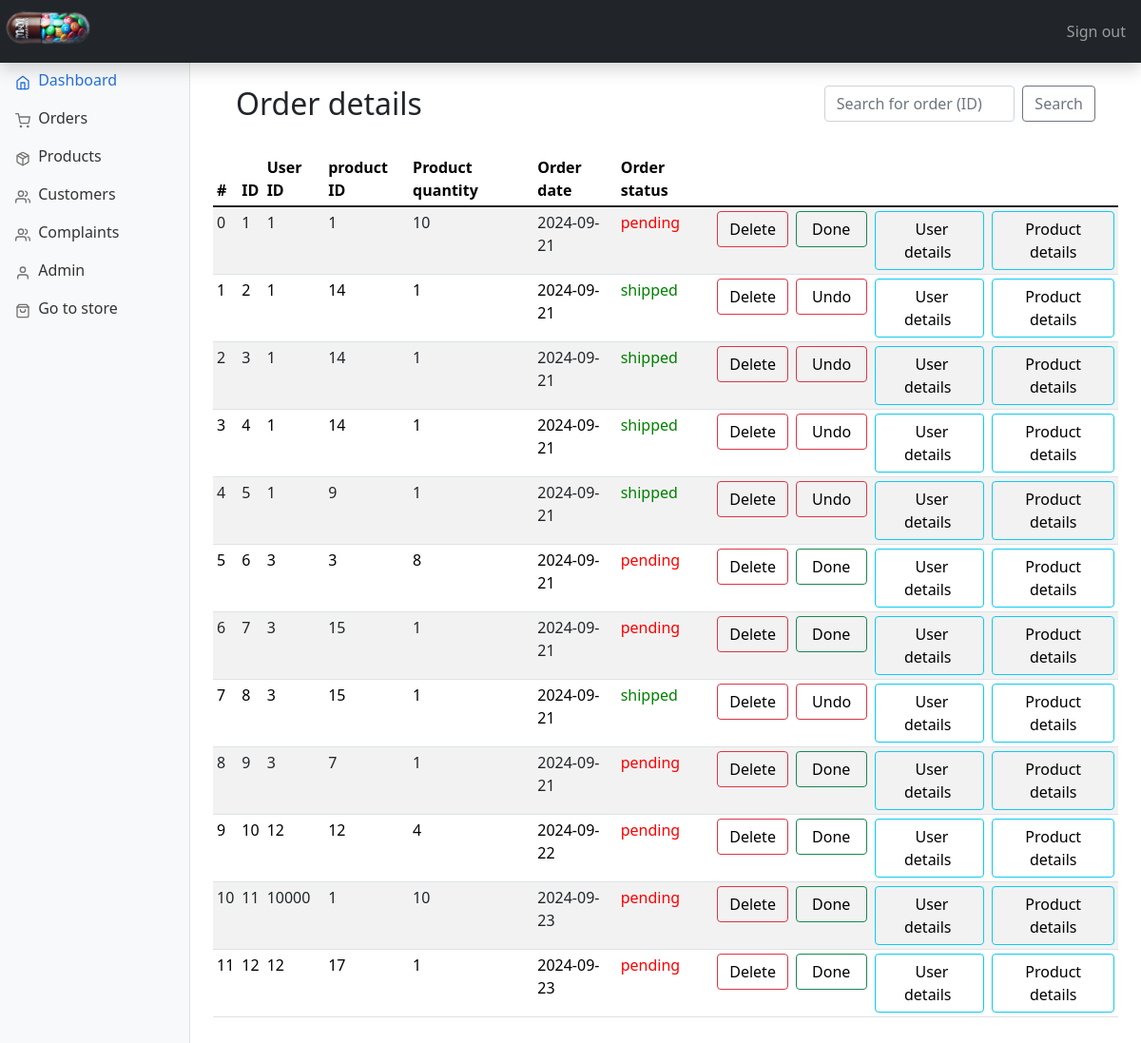
The page /admin/orders.php (signed in) on the database its author committed.
### tables this page shows
CREATE TABLE `orders` (
  `order_id` int(5) NOT NULL,
  `pdt_id` int(11) NOT NULL,
  `user_id` int(5) NOT NULL,
  `order_quantity` int(3) NOT NULL,
  `order_date` date NOT NULL,
  `order_status` int(1) NOT NULL,
  `complain` text DEFAULT NULL
);

### admin/includes/functions.php (called while the page is built, shortened)
<?php
$connection = mysqli_connect("localhost", "root", "", "m&m pharmacy");
function query($query)
{
    global $connection;
    $run = mysqli_query($connection, $query);
    $data = [];
    if ($run && mysqli_num_rows($run) > 0) {
        while ($row = $run->fetch_assoc()) {
            $data[] = $row;
        }
        return $data;
    } else {
        return [];
    }
}
function all_orders()
{
    $query = "SELECT * FROM orders";
    $data = query($query);
    return $data;
}

### admin/orders.php (the view, shortened to what this page needs)
<?php
include "includes/head.php";
?>
<body>
    <?php
    include "includes/header.php"
    ?>
    <?php
    include "includes/sidebar.php";
    ?>
    <main class="col-md-9 ms-sm-auto col-lg-10 px-md-4">
        <div class="container">
            <div class="row align-items-start">
                <div class="col">
                    <br>
                    <h2>Order details</h2>
                    <br>
                </div>
                <div class="col">
                    <br>
                    <form class="d-flex" method="GET" action="orders.php">
                        <input class="form-control me-2 col" type="search" name="search_order_id" placeholder="Search for order (ID)" aria-label="Search">
                        <button class="btn btn-outline-secondary" type="submit" name="search_order" value="search">Search</button>
                    </form>
                    <br>
                </div>
            </div>
        </div>
        <div class="table-responsive">
            <table class="table table-striped table-sm">
                <thead>
                    <tr>
                        <th scope="col">#</th>
                        <th scope="col">ID</th>
                        <th scope="col">User ID</th>
                        <th scope="col">product ID</th>
                        <th scope="col">Product quantity</th>
                        <th scope="col">Order date</th>
                        <th scope="col">Order status</th>
                </thead>
                <tbody>
                    <?php
                    $data = all_orders();
                    $num = sizeof($data);
                    for ($i = 0; $i < $num; $i++) {
                    ?>
                        <tr>
                            <td><?php echo $i ?></td>
                            <td><?php echo $data[$i]['order_id'] ?></td>
                            <td><?php echo $data[$i]['user_id'] ?></td>
                            <td><?php echo $data[$i]['pdt_id'] ?></td>
                            <td><?php echo $data[$i]['order_quantity'] ?></td>
                            <td><?php echo $data[$i]['order_date'] ?></td>
                            <?php if ($data[$i]['order_status'] == 1) {
                            ?>
                                <td style="color: green;">
                                    shipped
                                </td>
                            <?php
                            } else {
                            ?>
                                <td style="color: red;">
                                    pending
                                </td>
                            <?php
                            }
                            ?>
                            <td>
                                <button type="button" class="btn  btn-outline-danger"><a style="text-decoration: none; color:black;" href="orders.php?delete=<?php echo $data[$i]['order_id'] ?>">Delete</a></button>
                            </td>
                            <?php if ($data[$i]['order_status'] == 1) {
                            ?>
                                <td>
                                    <button type="button" class="btn  btn-outline-danger"><a style="text-decoration: none; color:black;" href="orders.php?undo=<?php echo $data[$i]['order_id'] ?>">&nbsp;Undo&nbsp;</a></button>
                                </td>
                            <?php
                            } else {
                            ?>
                                <td>
                                    <button type="button" class="btn  btn-outline-success"><a style="text-decoration: none; color:black;" href="orders.php?done=<?php echo $data[$i]['order_id'] ?>">&nbsp;Done&nbsp;</a></button>
                                </td>
                            <?php
                            }
                            ?>
                            <td>
                                <button type="button" class="btn  btn-outline-info"><a style="text-decoration: none; color:black;" href="customers.php?id=<?php echo $data[$i]['user_id'] ?>"> &nbsp;User details&nbsp; </a></button>
                            </td>
                            <td>
                                <button type="button" class="btn  btn-outline-info"><a style="text-decoration: none; color:black;" href="products.php?id=<?php echo $data[$i]['pdt_id'] ?>">Product details</a></button>
                            </td>
                        </tr>
                    <?php
                    }
                    ?>
                </tbody>
            </table>
        </div>
        <br><br>
    </main>
</body>

### admin/dashboard.css (style rules this page uses)
body { font-size: 0.875rem; }

### rows shown on the page
orders: order_id "1", user "1", pdt "1", order_quantity "10", order_date "2024-09-21", order_status "pending"
orders: order_id "2", user "1", pdt "14", order_quantity "1", order_date "2024-09-21", order_status "shipped"
orders: order_id "3", user "1", pdt "14", order_quantity "1", order_date "2024-09-21", order_status "shipped"
orders: order_id "4", user "1", pdt "14", order_quantity "1", order_date "2024-09-21", order_status "shipped"
orders: order_id "5", user "1", pdt "9", order_quantity "1", order_date "2024-09-21", order_status "shipped"
orders: order_id "6", user "3", pdt "3", order_quantity "8", order_date "2024-09-21", order_status "pending"
orders: order_id "7", user "3", pdt "15", order_quantity "1", order_date "2024-09-21", order_status "pending"
orders: order_id "8", user "3", pdt "15", order_quantity "1", order_date "2024-09-21", order_status "shipped"
orders: order_id "9", user "3", pdt "7", order_quantity "1", order_date "2024-09-21", order_status "pending"
orders: order_id "10", user "12", pdt "12", order_quantity "4", order_date "2024-09-22", order_status "pending"
orders: order_id "11", user "10000", pdt "1", order_quantity "10", order_date "2024-09-23", order_status "pending"
orders: order_id "12", user "12", pdt "17", order_quantity "1", order_date "2024-09-23", order_status "pending"
